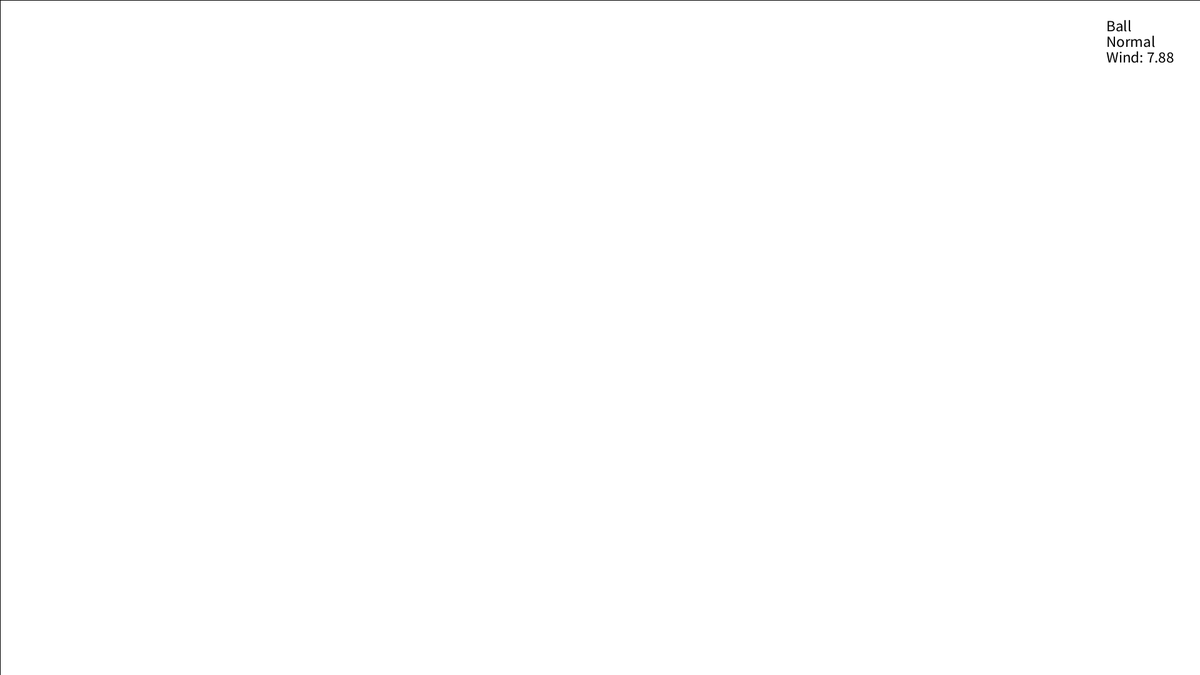
Frame 1 (no input)
Frame 60 (the mouse pressed at the canvas centre just before this capture): identical to frame 1, image omitted
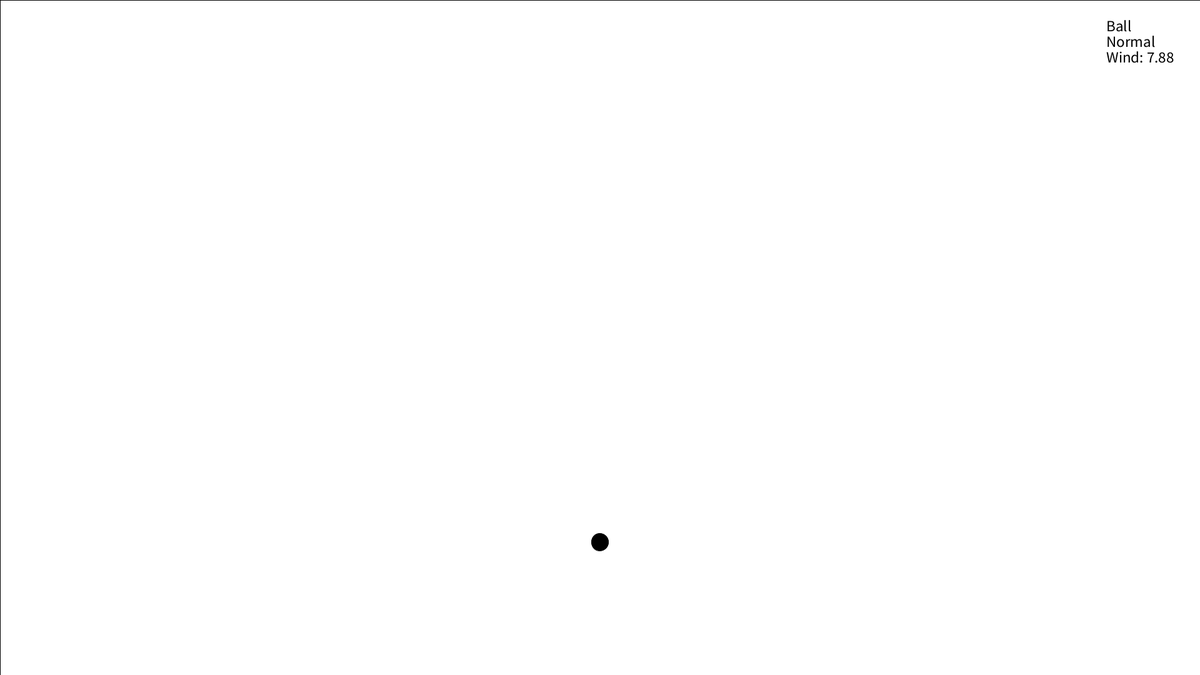
Frame 120 (the mouse held since frame 60 and released just before this capture)

The Processing sketch that drew these frames (run headless with seeded random() and noise(); from frame 60 on, the mouse is pressed at the canvas centre):

// Processing sketch: Forces
// ── Forces.pde

final float TIME_UNIT = 0.5; //trepresents accuracy of animation;draw loop will calculate phyics 1/TIME_UNIT times
final float GRAVITY = 0.2;


ArrayList<Ball>  balls; //list of balls

ArrayList<GroundSegment> gs; //list of GroundSegments

boolean debug = false; //true: balls will draw their forces, velocity, various Points
IntersectionHandler collHandler = new IntersectionHandler(); //offers intersection calc methods

Util utils = new Util(); //offers util methods in a more generous level

int max_pop = 5000; //max Balls in balls
float min_size = 20; //minimum Ball size
float max_size = 50; //maximum Ball size

PVector gravity = new PVector(0, GRAVITY); //global gravity force
PVector windF = new PVector(); //windforce, direction steered by arrowkeys...
float windMag; //... magnitude of windforce

boolean add = true; //true: mouse interactions will add Balls; false: mouse interactions will draw Segments


void setup() {
  size(1920, 1080); //Full HD
  balls = new ArrayList<Ball>();
  gs = new ArrayList<GroundSegment>();
  windMag = (min_size+random(max_size-min_size))*GRAVITY;
  restoreWalls();
}




PVector start;//starting Vector for the added GroundSegments

void draw() {
  background(255);
  //draw Balls and Segments
  for (Ball b : balls) {
    b.show();
  }
  for (GroundSegment g : gs) {
    g.show();
  }
  //calculate physics
  float freq = 1/TIME_UNIT;
  for (int i = 0; i<freq; i++) {
    for (Ball b : balls) {
      b.update(gs);
      b.applyForce(windF);
    }
  }
  showText();
  if (!add&&mousePressed) {
    stroke(0);
    strokeWeight(1);
    if (start!=null)line(start.x, start.y, mouseX, mouseY);
  }
}


void mousePressed() {
  if (add) {
    balls.add(new Ball(random(min_size, max_size), mouseX, mouseY, 0, 0));
    if (balls.size()>max_pop) {
      balls.remove(0);
    }
  } else {
    start = new PVector(mouseX, mouseY);
  }
}

void mouseReleased() {
  if (!add) {

    gs.add(new GroundSegment(start.x, start.y, mouseX, mouseY));
  }
}

void mouseDragged() {
  if (add) {
    balls.add(new Ball(random(min_size, max_size), mouseX, mouseY, random(0), random(0)));
    if (balls.size()>max_pop) {
      balls.remove(0);
    }
  } else {
    line(start.x, start.y, mouseX, mouseY);
  }
}

void keyPressed() {
  if (key == CODED) {
    switch(keyCode) {
    case RIGHT:
      windF.set(windMag, 0);
      break;
    case LEFT:
      windF.set(-windMag, 0);
      break;
    case DOWN:
      windF.set(0, windMag);
      break;
    case UP:
      windF.set(0, -windMag);
      break;
    }
  } else {
    switch(key) {
    case ' ': 
      balls.clear();
      break;
    case 'c':
      gs.clear();
      restoreWalls();
      break;
    case 's':
      add = !add;
      break;
    case 'd':
      debug =!debug;
      break;
    case 'r':
      setup();
      break;
    }
  }
}

void keyReleased() {
  windF.set(0, 0);
}

void restoreWalls() {
  gs.add(new GroundSegment(0, 0, width, 0));
  gs.add(new GroundSegment(width, 0, width, height));
  gs.add(new GroundSegment(width, height, 0, height));
  gs.add(new GroundSegment(0, height, 0, 0));
}

void showText() {
  int textSize = width/75;
  textSize(textSize);
  fill(0);
  text(add?"Ball":"Segment", width- textSize*6, textSize*2);
  text(debug?"Debug":"Normal", width-textSize*6, textSize*3);
  text("Wind: "+nf(windMag,0,2), width-textSize*6, textSize*4);
}

// ── Ball.pde
class Ball {
  float mass;
  float r;
  PVector pos;
  PVector vel;
  PVector acc;
  PVector weight;

  ArrayList<PVector> forces;

  Ball(float mass, float x, float y, float xvel, float yvel) {
    this.mass = mass;
    r = mass/2;
    pos = new PVector(x, y);
    vel = new PVector(xvel, yvel);
    acc = new PVector();
    weight = PVector.mult(gravity, mass);

    forces = new ArrayList<PVector>();
  }

  void show() {
    fill(0);
    stroke(0);
    strokeWeight(1);
    circle(pos.x, pos.y, 2*r);
    if (debug)utils.drawVector(PVector.mult(vel, 2*r), pos, color(0, 255, 0));
    
  }

  void update(ArrayList<GroundSegment> gs) {
    
    //calculate forces which apply always
    applyLocalForces();

    //calculate physics (i.e. collisions and movement)
    collisions(gs);
    vel.add(PVector.mult(acc, TIME_UNIT));
    pos.add(PVector.mult(vel, TIME_UNIT));
    
    if (debug)drawForces();
    //refresh forces and acceleration
    forces.clear();
    acc.set(0, 0);
    
  }

  void applyLocalForces() {
    //gravity
    applyForce(weight);
    //friction
    applyForce(friction());
  }

  PVector friction() {
    return PVector.mult(vel, (-1)*vel.magSq()*0.0001*mass);
  }
  void collisions(ArrayList<GroundSegment> gs) {
    for (GroundSegment g : gs) {
      collision(g);
    }
  }

  /**
   *  determines wheter the ball is colliding with the GroundSegment gs
   *  and calculates the new velocity
   **/
  void collision(GroundSegment gs) {
    //helping vector
    PVector normal = gs.getNormal(this);

    float dist = gs.distance(this);
    if (abs(dist)<r) {
      /*
      distance < r => ball is interleaving with the segment
      this is in general false, as the position should be corrected such that 
      the distance between the gs and the ball gets 0, therefore in opposite direction
      of the velocity with a magnitude calculated with an expensive calculation
      therefore sometimes in a steep gs, the ball just slide down, without velocity change
      */
      pos.add(PVector.mult(normal, abs(r-abs(dist))));
    }

    /*
    if intersecting in next timeunit do the following steps, else go on
    1. calculate the Intersectionpoint of the ball and the segment
    2. calculate exact time of intersection
    3. set position to the colliding point
    4. calculate new direction of velocity by the principle of "entryangle = exitangle"
      4.1. determine angle of intersection (we use negative velocity to get the smaller angle)
      4.2. calculate the angle of rotation of the normal and the velocity vector
           which is rotated counterclockwise by the angle calculated above
      4.3. if you can rotate the negative vel vector counter clockwise and get (nearly)
           the normal vector of the segment, you can rotate the vector twice and get the new
           velocity. If not you have to rotate clockwise, therefore negate the angle
    5. add vel * remaining time of this time step to the position
    */
    
    PVector intersection = collHandler.intersect(this, gs);
    
    PVector nPoint = getnPoint(gs);
    //debug drawings
    stroke(0, 0, 255);
    strokeWeight(5);
    if (debug)point(nPoint.x, nPoint.y);
    
    
    if (intersection!=null) {
      
      float time = utils.scalarQuotient(PVector.sub(intersection, nPoint), vel);
      
      pos.add(PVector.mult(vel, time));
      
      float angle = PVector.angleBetween(normal, vel.mult(-1));
      PVector velCopy = vel.copy();
      
      float hNormal = normal.heading();
      float hvelRot = velCopy.rotate(angle).heading();
      
      if (!utils.isInRange(hvelRot, hNormal, 0.0001)) {
        angle *= -1;
      }
      vel.rotate(2*angle);
      
      pos.add(PVector.mult(vel, TIME_UNIT-time));
    }
  }
  
  /**
  *  returns the neares Point of the edge of the Ball
  *  to the GroundSegment gs
  */
  PVector getnPoint(GroundSegment gs) {
    PVector negNormal = gs.getNormal(this).mult(-r);
    return PVector.add(pos, negNormal);
  }
  /**
   *  applies a force f to the accleration according to Newton's laws
   **/
  void applyForce(PVector f) {
    forces.add(f);
    acc.add(PVector.div(f, mass));
  }
  /**
   *  generates a force according to the given acceleration a
   **/
  void generateForce(PVector a) {
    applyForce(PVector.mult(a, mass));
  }
  /**
   *  draws the forces which act on the ball
   **/
  void drawForces() {
    for (PVector v : forces) {
      PVector V = v.copy();
      V.mult(2*r);
      utils.drawVector(V, pos, color(255, 0, 0));
    }
  }
}

// ── GroundSegment.pde
class GroundSegment {
  PVector from;
  PVector to;
  GroundSegment(float x1, float y1, float x2, float y2) {
    from = new PVector(x1, y1);
    to = new PVector(x2, y2);
  }
  
  GroundSegment(PVector A, PVector B) {
    from = A.copy();
    to = B.copy();
  }

  void show() {
    fill(0);
    stroke(0);
    strokeWeight(1);
    line(from.x, from.y, to.x, to.y);
  }
  /**
  *  returns the distance from a Ball to the Line generated by the Segment
  *  using the formula for distance from Point to Line from wikipedia
  */
  private float metricDistance(Ball b) {
    PVector p = b.pos;
    float num = (to.y-from.y)*p.x-(to.x-from.x)*p.y+to.x*from.y-to.y*from.x;
    float denum = sqrt((to.y-from.y)*(to.y-from.y)+(to.x-from.x)*(to.x-from.x));
    return num / denum;
  }
  /**
  *  returns the actual distance to the Segment
  *
  */
  float distance(Ball b) {
    float dist = metricDistance(b);
    PVector p = b.pos;
    
    GroundSegment nS = getExtendedGroundSegment(b);
    PVector projection = PVector.add(p, PVector.mult(getNormal(b), -abs(dist)));
    
    //debug drawings
    stroke(0,0,255);
    strokeWeight(5);
    if(debug)point(projection.x, projection.y);
    
    //return if the projection is on the extended line
    if (utils.isBetween(projection.x, nS.from.x, nS.to.x) && utils.isBetween(projection.y, nS.from.y, nS.to.y)) {
      return dist;
    } else {
      return width*height;
    }
  }
  /**
  *  returns a Vector perpendicular to the
  *  Segment, pointing in the direction of the Ball
  */
  PVector getNormal(Ball b) {
    float x = to.x-from.x;
    float y = to.y-from.y;
    float dist = metricDistance(b);
    return new PVector(y, -x).normalize().mult(dist>0?1:-1);
  }
  /**
  *  returns a new Segment which is a bit longer, such that
  *  we can use it for calculations where the Ball interects at the edge
  */
  GroundSegment getExtendedGroundSegment(Ball b){
    PVector gsdir = PVector.sub(from, to).normalize().mult(b.r);
    PVector A = PVector.add(from, gsdir);
    PVector B = PVector.sub(to, gsdir);
    return new GroundSegment(A, B);
  }
}

// ── IntersectionHandler.pde
class IntersectionHandler {
  //states to indicate which intersection to calculate
  final static int LINETOLINE = 0;
  final static int LINETORAY = 1;
  final static int LINETOSEGMENT = 2;
  final static int RAYTORAY = 3;
  final static int RAYTOSEGMENT = 4;
  final static int SEGMENTTOSEGMENT = 5;

  /**
   *  calculates the intersection point of line A1B1 and A2B2
   *  returns null if the lines do not intersect, respective to the given type
   **/
  PVector intersect(PVector A1, PVector B1, PVector A2, PVector B2, int type) {

    //renaming as in wikipedia
    float x1 = A1.x;
    float y1 = A1.y;
    float x2 = B1.x;
    float y2 = B1.y;
    float x3 = A2.x;
    float y3 = A2.y;
    float x4 = B2.x;
    float y4 = B2.y;

    //uses the formula as in wikipedia:
    //https://en.wikipedia.org/wiki/Line%E2%80%93line_intersection
    float denum = (x1-x2)*(y3-y4)-(y1-y2)*(x3-x4);
    if (denum==0) { //lines are parallel
      return null;
    }
    float tNum = (x1-x3)*(y3-y4)-(y1-y3)*(x3-x4);
    float uNum = -((x1-x2)*(y1-y3)-(y1-y2)*(x1-x3));

    float t = tNum/denum;
    float u = uNum/denum;
    PVector intersection = new PVector(x1+t*(x2-x1), y1+t*(y2-y1));
    //return according to type of intersection
    switch(type) {
    case LINETOLINE: //return intersection, they must intersect except if they are parallel
      return intersection;

    case LINETORAY:
      if (u>=0) { //return only if u is positive
        return intersection;
      } else {
        return null;
      }

    case LINETOSEGMENT:
      if (utils.isBetween(u, 0, 1)) { //return only if u is between 0 and 1
        return intersection;
      } else {
        return null;
      }

    case RAYTORAY:
      if (t>=0 && u>=0) { //return only if t and u are positive
        return intersection;
      } else {
        return null;
      }

    case RAYTOSEGMENT:
      if (t>=0 && utils.isBetween(u, 0, 1)) { //return only if t is positive and u is between 0 and 1
        return intersection;
      } else {
        return null;
      }

    case SEGMENTTOSEGMENT:
      if (utils.isBetween(t, 0, 1) && utils.isBetween(u, 0, 1)) { //return only if t and u are between 0 and 1
        return intersection;
      } else {
        return null;
      }

    default: //default return null
      return null;
    }
  }
  /**
   *  calculates the Intersectionpoint of a Ball and a GroundSegment
   **/
  PVector intersect(Ball b, GroundSegment gs) {
    PVector nPoint = b.getnPoint(gs);
    GroundSegment nS = gs.getExtendedGroundSegment(b);
    return intersect(nPoint, PVector.add(nPoint, b.vel), nS.from, nS.to, SEGMENTTOSEGMENT);
  }
}

// ── Util.pde
class Util {
 
  /**
   *  returns true if x is in between range a to b
   */
  boolean isBetween(float x, float a, float b) {
    return abs(a-x)<=abs(a-b)&&abs(b-x)<=abs(a-b);
  }


  /**
   *  draws a Vector v at position pos with color c
   **/

  void drawVector(PVector v, PVector pos, color c) {
    pushMatrix();
    translate(pos.x, pos.y);
    strokeWeight(3);
    stroke(c);
    fill(c);
    line(0, 0, v.x, v.y);
    rotate(v.heading());
    float arrowSize = min(v.mag()+1, 10);
    translate(v.mag()-arrowSize, 0);
    triangle(0, arrowSize / 2, 0, -arrowSize / 2, arrowSize, 0);
    popMatrix();
  }
  /**
   *  returns true if x and y are equal with a error of delta
   */
  boolean isInRange(float x, float y, float delta) {
    return abs(x-y)<delta;
  }
  /**
   *  returns the value of the component division
   *  of two vectors, (i.e. (x, y)'/'(u, v) = x/u = y/v)
   *  its the inverse function of the scalar multiplication
   *  with respect to division by zero exceptions
   */
  float scalarQuotient(PVector a, PVector b) {
    if (b.x==0) {
      if (b.y==0) {
        return Float.MAX_VALUE;
      }
      return a.y/b.y;
    }
    return a.x/b.x;
  }
}
